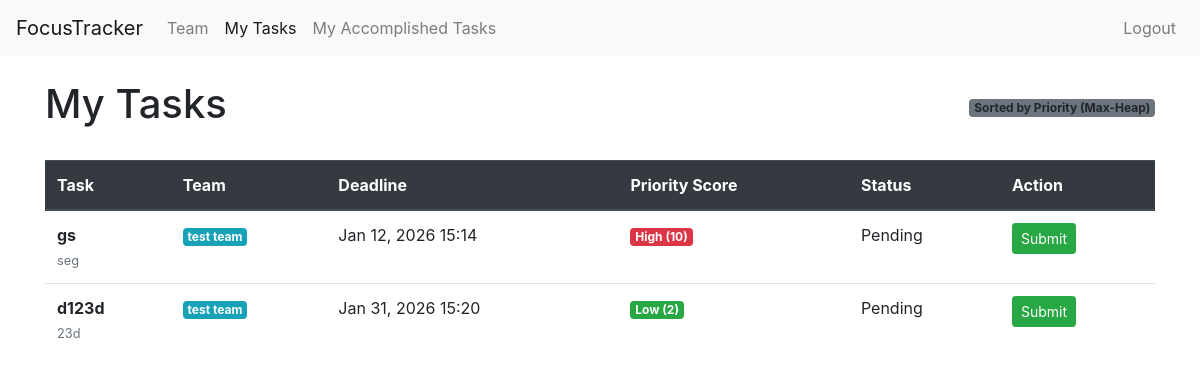
The page /main/tasks (signed in) on the database as committed earlier.
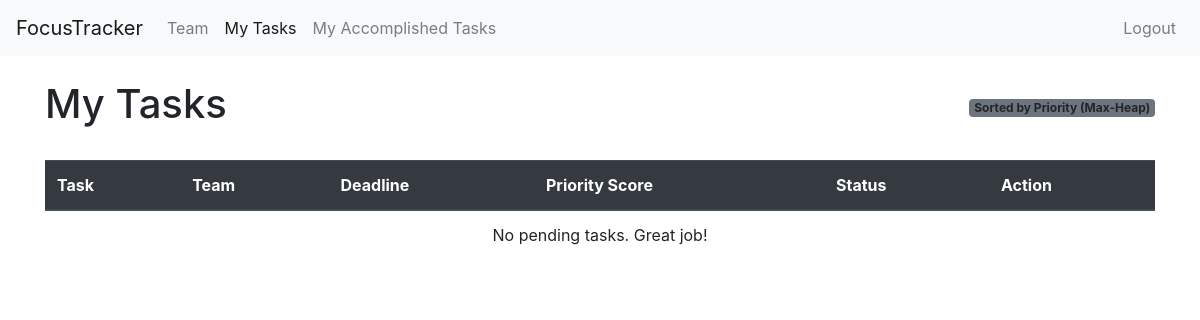
The same page on the database as committed later.
### main/models.py (models this page shows, shortened)
class Task(models.Model):
    STATUS_CHOICES = (
        ('pending', 'Pending'),
        ('submitted', 'Submitted'),
        ('revision', 'Revision'),
        ('accomplished', 'Accomplishsed')
    ) # available status for each task
    DIFFICULTY_CHOICES = (
        (1,'1 - Very Easy'),
        (2,'2 - Easy'),
        (3,'3 - Medium'),
        (4,'4 - Hard'),
        (5,'5 - Very Hard')
    )
    team = models.ForeignKey(Team, on_delete=models.CASCADE, related_name='tasks')
    created_by = models.ForeignKey(User, on_delete=models.SET_NULL, null=True)
    task_id = models.AutoField(primary_key=True)
    title = models.CharField(max_length=200)
    description = models.TextField(max_length=120)
    assigned_to = models.ForeignKey(User, on_delete=models.SET_NULL,null=True,blank=True,related_name='assigned_tasks')
    deadline = models.DateTimeField()
    difficulty = models.IntegerField(choices=DIFFICULTY_CHOICES, default=1)
    status = models.CharField(max_length=20, choices=STATUS_CHOICES, default='pending')
    @property
    def priority_score(self):
        now = timezone.now()
        time_diff = self.deadline - now
        days_remaining = time_diff.days
        if days_remaining <= 0:
            return 10
        raw_score = self.difficulty + (10/max(days_remaining, 1))
        return min(max(round(raw_score), 1), 10)

class Team(models.Model):
    ACTIVE = 'active'
    DELETED = 'deleted'
    CHOICES_STATUS = (
        (ACTIVE, 'Active'),
        (DELETED, 'Deleted')
    )
    title = models.CharField(max_length=255)
    members = models.ManyToManyField(User, related_name='teams', through='TeamMembership')
    created_by = models.ForeignKey(User, related_name='created_teams', on_delete=models.CASCADE)
    created_at = models.DateTimeField(auto_now_add=True)
    status = models.CharField(max_length=10, choices=CHOICES_STATUS, default=ACTIVE)
    invite_code = models.CharField(max_length=36, unique=True, blank=True, null=True)
    class Meta:
        ordering = ['title']

### main/views.py (the view)
# urls.py: path("tasks", views.tasks, name = 'tasks'),
@login_required
def tasks(request):
    my_pending_tasks = Task.objects.filter(
        assigned_to=request.user,
        status='pending'
    )
    task_heap = TaskMaxHeap(my_pending_tasks)
    sorted_tasks = task_heap.get_sorted_tasks()
    context = {
        'tasks': sorted_tasks,
    }
    return render(request, "main/tasks.html", context)

### main/utils.py (called while the page is built)
    def _swap(self, i, j):
        self.heap[i], self.heap[j] = self.heap[j], self.heap[i]
        self.position_map[self.heap[i].task_id] = i
        self.position_map[self.heap[j].task_id] = j

    def insert(self, task):
        self.heap.append(task)
        idx = len(self.heap) - 1
        self.position_map[task.task_id] = idx
        self._sift_up(idx)

    def _sift_up(self, idx):
        while idx > 0:
            parent = (idx - 1) // 2
            if self.heap[idx].priority_score > self.heap[parent].priority_score:
                self._swap(idx, parent)
                idx = parent
            else:
                break

    def pop_max(self):
        if not self.heap: return None
        return self.remove_by_id(self.heap[0].task_id)

    def get_sorted_tasks(self):
        temp_heap = TaskMaxHeap(self.heap)
        sorted_list = []
        while temp_heap.heap:
            sorted_list.append(temp_heap.pop_max())
        return sorted_list

### main/templates/main/tasks.html (shortened to what this page needs)
{% extends "main/base.html" %}
{% block content %}
{% include "main/navbar.html" %}
<div class="container mt-4">
    <div class="d-flex justify-content-between align-items-center mb-4">
        <h1>My Tasks</h1>
        <span class="badge bg-secondary">Sorted by Priority (Max-Heap)</span>
    </div>
    <div class="table-responsive">
        <table class="table table-hover">
            <thead class="thead-dark">
                <tr>
                    <th>Task</th>
                    <th>Team</th>
                    <th>Deadline</th>
                    <th>Priority Score</th>
                    <th>Status</th>
                    <th>Action</th>
                </tr>
            </thead>
            <tbody>
                {% for task in tasks %}
                <tr>
                    <td>
                        <strong>{{ task.title }}</strong><br>
                        <small class="text-muted">{{ task.description|truncatechars:50 }}</small>
                    </td>
                    <td><span class="badge badge-info">{{ task.team.title }}</span></td>
                    <td>{{ task.deadline|date:"M d, Y H:i" }}</td>
                    <td>
                        {% if task.priority_score >= 8 %}
                            <span class="badge badge-danger">High ({{ task.priority_score }})</span>
                        {% elif task.priority_score >= 5 %}
                            <span class="badge badge-warning text-dark">Medium ({{ task.priority_score }})</span>
                        {% else %}
                            <span class="badge badge-success">Low ({{ task.priority_score }})</span>
                        {% endif %}
                    </td>
                    <td>{{ task.get_status_display }}</td>
                    <td>
                        <form action="{% url 'main:complete-task' task.task_id %}" method="POST">
                            <button type="submit" class="btn btn-sm btn-success">Submit</button>
                        </form>
                    </td>
                </tr>
                {% empty %}
                <tr>
                    <td colspan="6" class="text-center">No pending tasks. Great job!</td>
                </tr>
                {% endfor %}
            </tbody>
        </table>
    </div>
</div>
{% endblock %}

Rows that differ between the two databases and show on the page:
removed Task: title "gs", description "seg", team "test team", deadline "Jan 12, 2026 15:14", priority_score "10", status "Pending"
removed Task: title "d123d", description "23d", team "test team", deadline "Jan 31, 2026 15:20", priority_score "2", status "Pending"
Other text that changed with them:
text now shown: "No pending tasks. Great job!"
